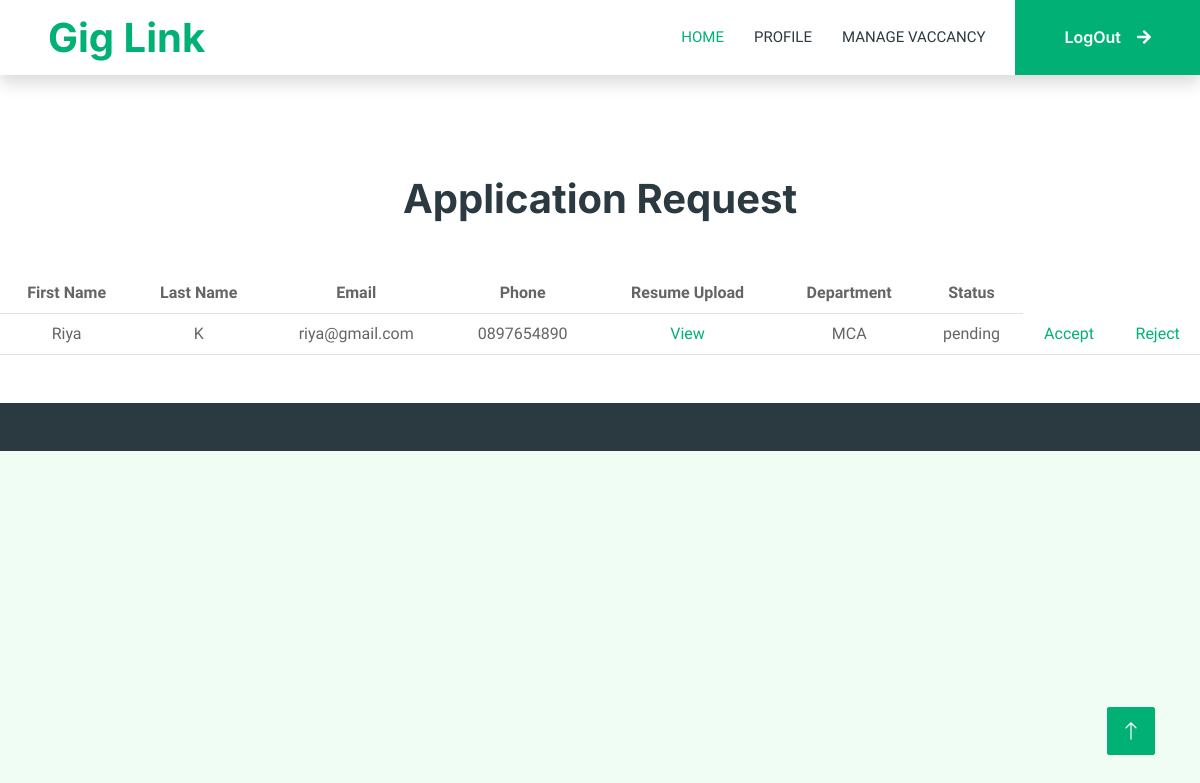
Screenshot of /job_request/4 with the database file from the repository.
### link/models.py (models this page shows)
class application_request(models.Model):
    application_id=models.AutoField(primary_key=True)
    job=models.ForeignKey(job_vaccany,on_delete=models.CASCADE)
    student=models.ForeignKey(student,on_delete=models.CASCADE)
    application_status=models.CharField(max_length=225)

class student(models.Model):
    student_id=models.AutoField(primary_key=True)
    login=models.ForeignKey(log,on_delete=models.CASCADE)
    fname=models.CharField(max_length=225)
    lname=models.CharField(max_length=225)
    email=models.CharField(max_length=225)
    phone=models.CharField(max_length=225)
    resume_upload=models.FileField(max_length=225)
    department=models.ForeignKey(department,on_delete=models.CASCADE)

class department(models.Model):
    department_id=models.AutoField(primary_key=True)
    department_name=models.CharField(max_length=225)

### link/views.py (the view)
# urls.py: path('job_request/<id>',views.job_request),
def job_request(request,id):
    a=application_request.objects.filter(job_id=id)
    return render(request,'job_request.html',{'a':a})

### templates/job_request.html (shortened to what this page needs)
{% load static %}
{% include 'company_header.html' %}
<center>
    <h1 style="margin-top: 100px;">Application Request</h1>
    <table class="table" style="margin-top: 50px;">
        <tr>
            <th>First Name</th>
            <th>Last Name</th>
            <th>Email</th>
            <th>Phone</th>
            <th>Resume Upload</th>
            <th>Department</th>
            <th>Status</th>
        </tr>
        {% for i in a %}
        <tr>
            <td>{{ i.student.fname }}</td>
            <td>{{ i.student.lname }}</td>
            <td>{{ i.student.email }}</td>
            <td>{{ i.student.phone }}</td>
            <td>
                {% if i.student.resume_upload %}
                    <a href="{% static 'static/' %}{{ i.student.resume_upload }}" target="_blank">View</a>
                {% else %}
                    No file uploaded
                {% endif %}
            </td>
            <td>{{ i.student.department.department_name }}</td>
            <td>{{ i.application_status }}</td>
            {% if i.application_status == 'pending' %}
            <td><a href="/accept_req/{{i.pk}}">Accept</a></td>
            <td><a href="/reject_req/{{i.pk}}">Reject</a></td>
            {% endif %}
        </tr>
        {% endfor %}
    </table>
</center>
{% include 'footer.html' %}

### static/css/style.css (style rules this page uses)
:root { --primary: #00B074; --secondary: #2B9BFF; --light: #EFFDF5; --dark: #2B3940; }

### templates/job_request.html (style rules this page uses)
th,td { text-align: center; }

### rows the page displays
application_request: student.fname "Riya", student.lname "K", student.email "riya@gmail.com", student.phone "0897654890", student.department.department_name "MCA", application_status "pending"
